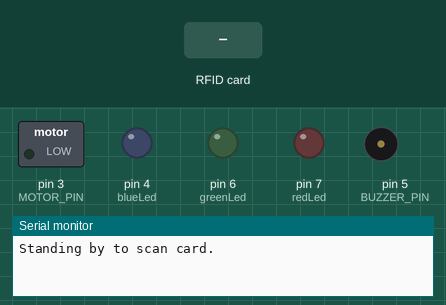
Recording of a sketch running on a simulated Arduino Uno, built with avr-gcc and run on an emulated ATmega328P. On the bench: switched loads named in the sketch (green lamp = pin HIGH), output pins drawn as LEDs (lit = HIGH), buzzer (waves = sounding, pin HIGH), the last lines printed to the serial monitor. Dashed ring = blinking. The test bench sets the inputs (shaded band). Pins used as bus, display or sensor lines are not drawn.

Above: at 1.6 s.
1.7 s: RFID card 5E 7A 19 C4 held to the reader
At 2.2 s:
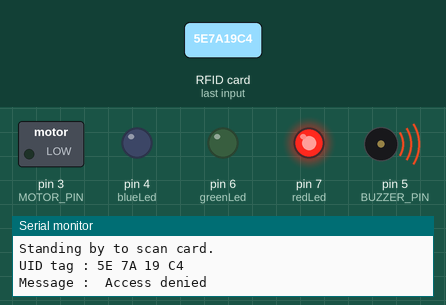
At 3.18 s:
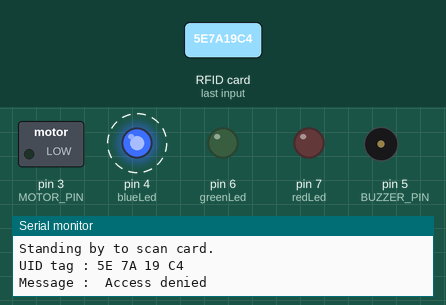
5.2 s: RFID card 40 07 6D A3 held to the reader
At 7.0 s:
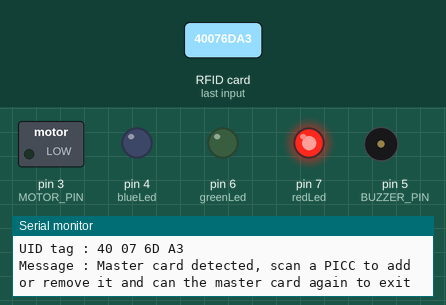
Timing chart, 0 to 14.0 s (numbered marks = the images above; inputs shaded):
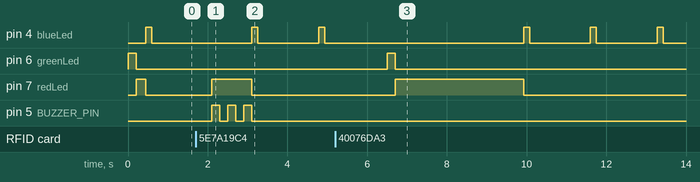

The sketch:

AccessControl_copy.ino
```cpp
#include <SPI.h>
#include <MFRC522.h>
#include <LiquidCrystal_I2C.h> //Need to double check this is correctly included.
#include <Keypad.h> //Need to double check this is correctly included.

#define SS_PIN 10
#define RST_PIN 9
#define BUZZER_PIN 5
#define MOTOR_PIN 3
MFRC522 mfrc522(SS_PIN, RST_PIN);   // Create MFRC522 instance.


#define LED_ON HIGH
#define LED_OFF LOW

constexpr uint8_t redLed = 7;   // Set Led Pins
constexpr uint8_t greenLed = 6;
constexpr uint8_t blueLed = 4;

extern String authCard = "";
extern String lockState = "locked";

void setup()
{
  pinMode(redLed, OUTPUT);
  pinMode(greenLed, OUTPUT);
  pinMode(blueLed, OUTPUT);
  pinMode(BUZZER_PIN, OUTPUT);
  pinMode(MOTOR_PIN, OUTPUT);

  cycleLeds();
  Serial.begin(9600);   // Initiate a serial communication
  SPI.begin();      // Initiate  SPI bus
  mfrc522.PCD_Init();   // Initiate MFRC522
  Serial.println("Standing by to scan card.");
  Serial.println();

}
void loop()
{

  digitalWrite(redLed, LED_OFF);  // Make sure red LED is off
  digitalWrite(greenLed, LED_OFF);  // Make sure green LED is off
  digitalWrite(blueLed, LED_OFF);  // Make sure yellow LED is off

  flashYellow();

  // Look for new cards
  if ( ! mfrc522.PICC_IsNewCardPresent())
  {
    return;
  }
  // Select one of the cards
  if ( ! mfrc522.PICC_ReadCardSerial())
  {
    return;
  }
  //Show UID on serial monitor
  Serial.print("UID tag :");
  String content= "";
  byte letter;
  for (byte i = 0; i < mfrc522.uid.size; i++)
  {
     Serial.print(mfrc522.uid.uidByte[i] < 0x10 ? " 0" : " ");
     Serial.print(mfrc522.uid.uidByte[i], HEX);
     content.concat(String(mfrc522.uid.uidByte[i] < 0x10 ? " 0" : " "));
     content.concat(String(mfrc522.uid.uidByte[i], HEX));
  }
  Serial.println();
  Serial.print("Message : ");
  content.toUpperCase();
  if (content.substring(1) == "40 07 6D A3") //change here the UID of the card/cards that you want to give access
  {
    masterCard();
  }
  else{
  if (content.substring(1) == authCard) //change here the UID of the card/cards that you want to give access
  {
    Serial.println("Authorised access");
    Serial.println();
   digitalWrite(redLed, LED_OFF);  // Make sure red LED is off
    digitalWrite(greenLed, LED_ON);   // Make sure green LED is on
    digitalWrite(MOTOR_PIN, HIGH);
    digitalWrite(BUZZER_PIN, HIGH);
    delay(100);
    digitalWrite(BUZZER_PIN, LOW);
    delay(100);
    digitalWrite(MOTOR_PIN, LOW);
    delay(3000);
  }

 else   {
    Serial.println(" Access denied");
    digitalWrite(redLed, LED_ON);
    digitalWrite(greenLed, LED_OFF);  // Make sure green LED is off
    digitalWrite(BUZZER_PIN, HIGH);
    delay(200);
    digitalWrite(BUZZER_PIN, LOW);
    delay(200);
    digitalWrite(BUZZER_PIN, HIGH);
    delay(200);
    digitalWrite(BUZZER_PIN, LOW);
    delay(200);
    digitalWrite(BUZZER_PIN, HIGH);
    delay(200);
    digitalWrite(BUZZER_PIN, LOW);
  }
  }
}
    /////////////////////////////////////////////
void masterCard(){

  Serial.println("Master card detected, scan a PICC to add or remove it and can the master card again to exit");
  Serial.println();
  int i = 0;

  for (i=0; ; ){
    cycleLeds();
    delay(3000);
    // Look for new cards
  if ( ! mfrc522.PICC_IsNewCardPresent())
  {
    return;
  }
  // Select one of the cards
  if ( ! mfrc522.PICC_ReadCardSerial())
  {
    return;
  }
  //Show UID on serial monitor
  Serial.print("UID tag :");
  String content= "";
  byte letter;
  cycleLeds();
  for (byte i = 0; i < mfrc522.uid.size; i++)
  {
     Serial.print(mfrc522.uid.uidByte[i] < 0x10 ? " 0" : " ");
     Serial.print(mfrc522.uid.uidByte[i], HEX);
     content.concat(String(mfrc522.uid.uidByte[i] < 0x10 ? " 0" : " "));
     content.concat(String(mfrc522.uid.uidByte[i], HEX));
  }
  cycleLeds();
  Serial.println();
  Serial.print("Message : ");
  content.toUpperCase();
  if (content.substring(1) == "40 07 6D A3") //change here the UID of the card/cards that you want to give access
  {
    Serial.print("Master card detected, exiting.");
    int j = 0;
    while(j<3){
    loopRed();
    j++;
    }
    i = 1;
    ;
  }
  else{
      if(content.substring(1) != authCard){
        authCard = content.substring(1);
        Serial.print("Card added.");
        Serial.println();
        i = 1;
      }
      else{
        authCard = "";
        Serial.print("Card removed.");
        Serial.println();
      }
  }
  }
  return;
}
    /////////////////////////////////////
void loopRed(){
     digitalWrite(redLed, LED_ON);
    digitalWrite(greenLed, LED_OFF);
    digitalWrite(blueLed, LED_OFF);
    delay(200);
    digitalWrite(redLed, LED_OFF);
}

void cycleLeds() {
  digitalWrite(redLed, LED_OFF);  // Make sure red LED is off
  digitalWrite(greenLed, LED_ON);   // Make sure green LED is on
  delay(200);
  digitalWrite(redLed, LED_ON);   // Make sure red LED is on
  digitalWrite(greenLed, LED_OFF);  // Make sure green LED is off
  delay(200);
}

void flashYellow(){ //Low-power systems self-check to display whether power is running and the system is on
    digitalWrite(blueLed, LED_ON);
    delay(150);
    digitalWrite(blueLed, LED_OFF);
    delay(1500);
}
```

Measured:
- after the input at 1.7 s, pin 7 (redLed): LOW → HIGH after 0.41 s, → LOW 1.0 s later; pin 5 (BUZZER_PIN): alternates HIGH for 0.20 s and LOW for 0.20 s, 6 changes in all, then stays LOW, starting after 0.41 s
- after the input at 5.2 s, pin 6 (greenLed): LOW → HIGH after 1.3 s, → LOW 0.20 s later; pin 7 (redLed): LOW → HIGH after 1.5 s, → LOW 3.2 s later
